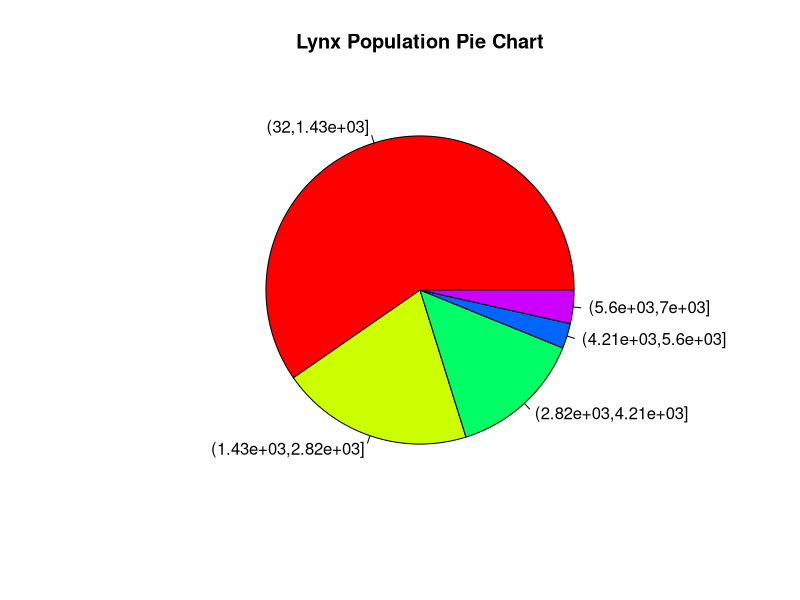

The R script that drew this image:
data(lynx)

#For Loop
for (i in lynx) {
  if (i > 5000) {
    print(paste("High lynx count:", i))
  }
}

#Array
lynx_array = array(lynx, dim = c(10, 5, 3))
print(lynx_array)

#Matrix
lynx_matrix = matrix(lynx, nrow = 10, ncol = 5)
print(lynx_matrix)

#Dataframe
lynx_df = data.frame(Year = 1821:1934, Count = lynx) 
print(head(lynx_df))  

#Pie Chart
lynx_bins = cut(lynx, breaks = 5)
lynx_freq = table(lynx_bins)

pie(lynx_freq, main = "Lynx Population Pie Chart", col = rainbow(5))

